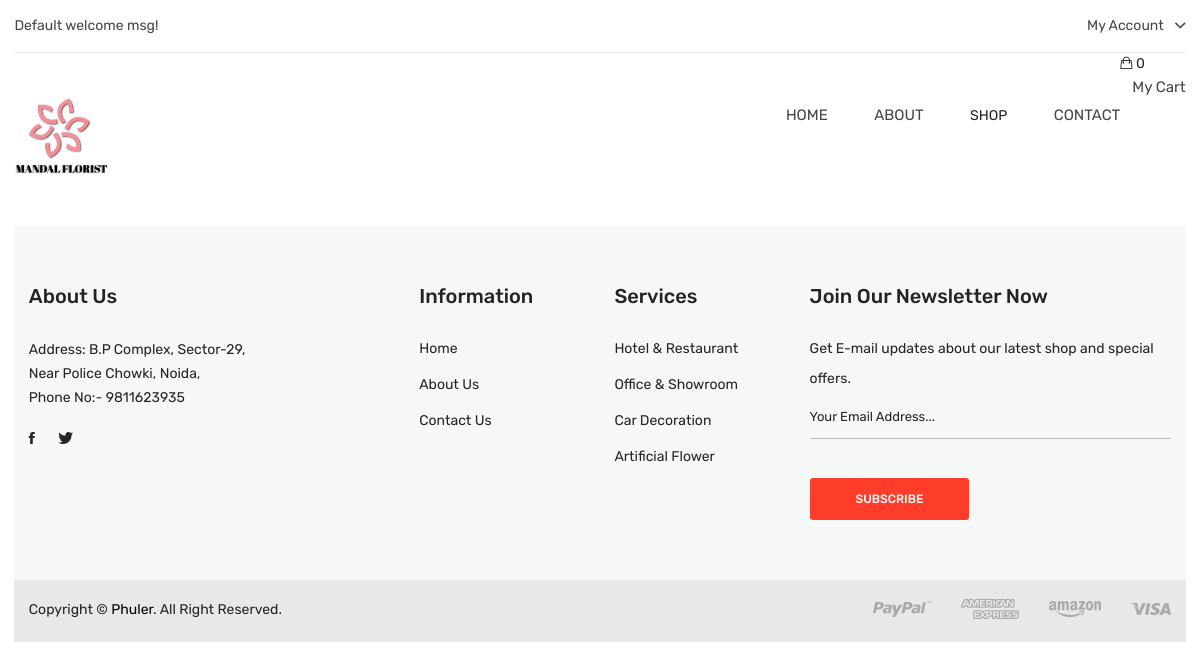
Screenshot of /basse with the database file from the repository.
### shop/models.py (models this page shows, shortened)
class Category(models.Model):
    name=models.CharField(max_length=200)
    slug=models.SlugField(max_length=50,null=True)
    image=models.ImageField(upload_to='image')

### shop/views.py (the view)
# urls.py: path('basse',views.basse,name="basse"),
def basse(request):
    allpro=Product.objects.all
    category=Category.objects.all()
    catt=Category.objects.order_by('-id')[1:5]
    data={
        'category':category,
        'allpro':allpro,
        'catt':catt
    }
    return render(request,'basse.html',data)

### templates/basse.html (shortened to what this page needs)
{%load static%}
{% load cart_tag %}
<!doctype html>
<html class="no-js" lang="zxx">
<head>
    <link rel="stylesheet" href="{% static 'assets/css/bootstrap.min.css' %}">
    <link rel="stylesheet" href="{% static 'assets/css/animate.css' %}">
    <link rel="stylesheet" href="{% static 'assets/css/owl.carousel.min.css' %}">
    <link rel="stylesheet" href="{% static 'assets/css/slick.css' %}">
    <link rel="stylesheet" href="{% static 'assets/css/font-awesome.min.css' %}">
    <link rel="stylesheet" href="{% static 'assets/css/simple-line-icons.css' %}">
    <link rel="stylesheet" href="{% static 'assets/css/ionicons.min.css' %}">
    <link rel="stylesheet" href="{% static 'assets/css/meanmenu.min.css' %}">
    <link rel="stylesheet" href="{% static 'assets/css/style.css' %}">
    <link rel="stylesheet" href="{% static 'assets/css/responsive.css' %}">
</head>
<body>
    <header class="header-area clearfix">
        <div class="header-top">
            <div class="container">
                <div class="border-bottom-1">
                    <div class="row">
                        <div class="col-lg-4 col-md-4 col-12">
                            <div class="welcome-area">
                                <p>Default welcome msg! </p>
                            </div>
                        </div>
                        <div class="col-lg-8 col-md-8 col-12">
                            <div class="account-curr-lang-wrap f-right">
                                <ul>
                                    <li class="top-hover"><a href="#">My Account <i class="ion-chevron-down"></i></a>
                                    </li>
                                </ul>
                            </div>
                        </div>
                    </div>
                </div>
            </div>
        </div>
        <div class="header-bottom transparent-bar">
            <div class="container">
                <div class="row">
                    <div class="col-lg-3 col-md-4 col-6">
                        <div class="logo">
                            <a href="index.html">
                                    <img alt="" src="../static/images/mandal florist.png" style="height: 80px;">
                                </a>
                        </div>
                    </div>
                    <div class="col-lg-9 col-md-8 col-6">
                        <div class="header-bottom-right">
                            <div class="main-menu">
                                <nav>
                                    <ul>
                                        <li class="top-hover"><a href="/">home</a>
                                        </li>
                                        <li><a href="/about">about</a></li>
                                        <li class="top-hover">SHOP
                                        </li>
                                        <li><a href="/contact">contact</a></li>
                                    </ul>
                                </nav>
                            </div>
                            {%if user.is_authenticated%}
                            <div class="header-cart">
                                <a href="/cart/cart-detail/">
                                    <div class="cart-icon">
                                        <i class="ion-bag"></i>
                                        <span class="count-style">{{request.session.cart|length}}</span>
                                    </div>
                                    <div class="cart-text">
                                        <span class="digit">My Cart</span>
                                    </div>
                                </a>
                                <div class="shopping-cart-content">
                                    <ul>
                                        {% for key,value in request.session.cart.items %}
                                        <li class="single-shopping-cart">
                                            <div class="shopping-cart-img">
                                                <a href="#"><img alt="" src="{{value.image}}" style="height: 50px;width:100px;" ></a>
                                            </div>
                                            <div class="shopping-cart-title">
                                                <h4><a href="#">Phantom Remote </a></h4>
                                                <h6>Qty: {{value.quantity}}</h6>
                                                <span>${{value.price}}</span>
                                            </div>
                                            <div class="shopping-cart-delete">
                                                <a href="{% url 'item_clear' value.product_id %}"><i class="ion ion-close"></i></a>
                                            </div>
                                        </li>
                                        {%endfor%}
                                    </ul>
                                    <div class="shopping-cart-total">
                                        <h4>Total : <span class="shop-total">{{cart_total_amount}}</span></h4>
                                    </div>
                                    <div class="shopping-cart-btn">
                                        <a href="/cart/cart-detail/">view cart</a>
                                    </div>
                                </div>
                            </div>
                            {%else%}
                            <a href="/handlelogin1">
                                <div class="cart-icon">
                                    <i class="ion-bag"></i>
                                    <span class="count-style">{{request.session.cart|length}}</span>
                                </div>
                                <div class="cart-text">
                                    <span class="digit">My Cart</span>
                                </div>
                            </a>
                            {%endif%}
                        </div>
                    </div>
                </div>
    <footer class="footer-area pt-58 gray-bg-3">
        <div class="footer-top gray-bg-3 pb-20">
            <div class="container">
                <div class="row">
                    <div class="col-lg-4 col-md-6 col-sm-6">
                        <div class="footer-widget footer-widget-red footer-black-color mb-40">
                            <div class="footer-title mb-30">
                                <h4>About Us</h4>
                            </div>
                            <div class="footer-about">
                                <div class="footer-contact mt-20">
                                    <ul>
                                        <li>Address: B.P Complex, Sector-29,</li>
                                        <li>Near Police Chowki, Noida,</li>
                                        <li>Phone No:- 9811623935 </li>
                                    </ul>
                                </div>
                            </div>
                            <div class="social-icon">
                                <ul>
                                    <li><a class="facebook" href="https://www.facebook.com/"><i class="ion-social-facebook"></i></a></li>
                                    <li><a class="twitter" href="https://twitter.com/"><i class="ion-social-twitter"></i></a></li>
                                </ul>
                            </div>
                        </div>
                    </div>
                    <div class="col-lg-2 col-md-6 col-sm-6">
                        <div class="footer-widget mb-40">
                            <div class="footer-title mb-30">
                                <h4>Information</h4>
                            </div>
                            <div class="footer-content">
                                <ul>
                                    <li><a href="/">Home</a></li>
                                    <li><a href="/about">About Us</a></li>
                                    <li><a href="/contact">Contact Us</a></li>
                                </ul>
                            </div>
                        </div>
                    </div>
                    <div class="col-lg-2 col-md-6 col-sm-6">
                        <div class="footer-widget mb-40">
                            <div class="footer-title mb-30">
                                <h4>Services</h4>
                            </div>
                            <div class="footer-content">
                                <ul>
                                    {%for cat in catt%}
                                    <li><a href="/category={{cat.slug}}">{{cat.name}}</a></li>
                                   {%endfor%}
                                </ul>
                            </div>
                        </div>
                    </div>
                    <div class="col-lg-4 col-md-6 col-sm-6">
                        <div class="footer-widget mb-40">
                            <div class="footer-title mb-30">
                                <h4>Join Our Newsletter Now</h4>
                            </div>
                            <div class="footer-newsletter">
                                <p>Get E-mail updates about our latest shop and special offers.</p>
                                <div id="mc_embed_signup" class="subscribe-form">
                                    <form action="https://devitems.us11.list-manage.com/subscribe/post?u=6bbb9b6f5827bd842d9640c82&amp;id=05d85f18ef" method="post" id="mc-embedded-subscribe-form" name="mc-embedded-subscribe-form" class="validate" target="_blank" novalidate>
                                        <div id="mc_embed_signup_scroll" class="mc-form">
                                            <input type="email" value="" name="EMAIL" class="email" placeholder="Your Email Address..." required>
                                            <div class="clear-2"><input type="submit" value="Subscribe" name="subscribe" id="mc-embedded-subscribe" class="button"></div>
                                        </div>
                                    </form>
                                </div>
                            </div>
                        </div>
                    </div>
                </div>
            </div>
        </div>
        <div class="footer-bottom pb-25 pt-25 gray-bg-2">
            <div class="container">
                <div class="row">
                    <div class="col-md-6">
                        <div class="copyright">
                            <p>Copyright © <a href="#">Phuler</a>. All Right Reserved.</p>
                        </div>
                    </div>
                    <div class="col-md-6">
                        <div class="payment-img f-right">
                            <a href="#">
                                    <img alt="" src="{% static 'assets/img/icon-img/payment.png' %}">
                                </a>
                        </div>
                    </div>
                </div>
            </div>
        </div>
    </footer>
</body>
</html>

### rows the page displays
Category: name "Hotel & Restaurant"
Category: name "Office & Showroom"
Category: name "Car Decoration"
Category: name "Artificial Flower"

### other values shown
{{ request.session.cart|length }} "0"
